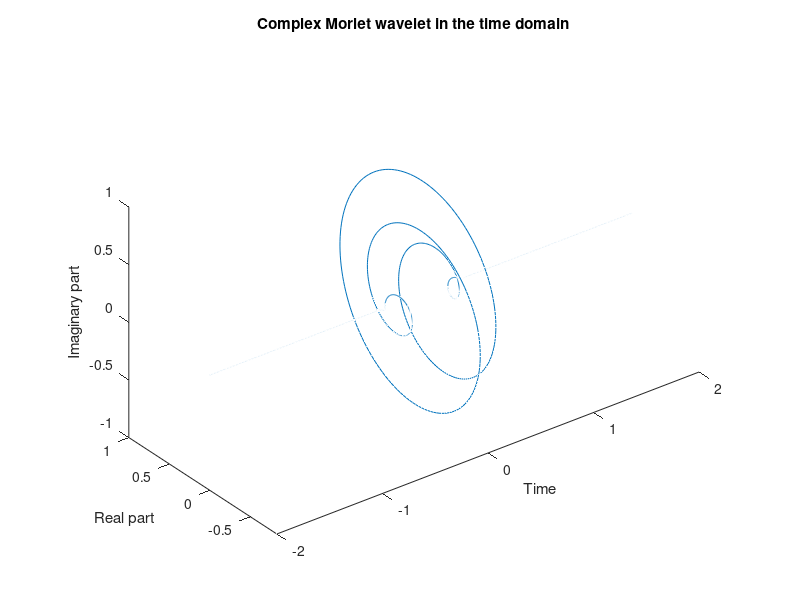
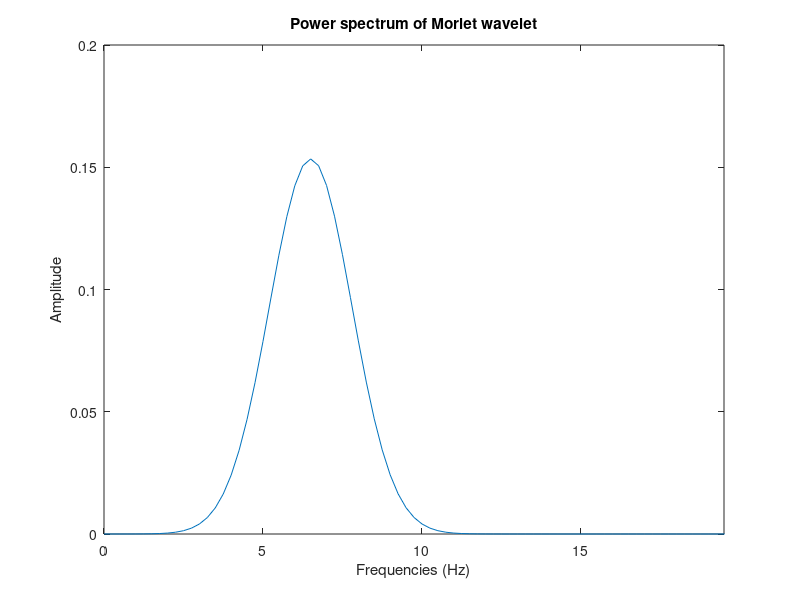
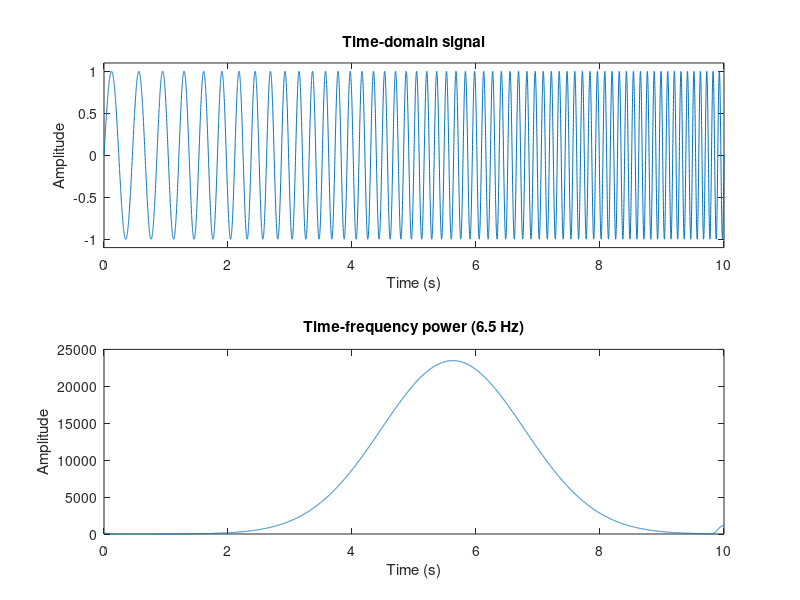
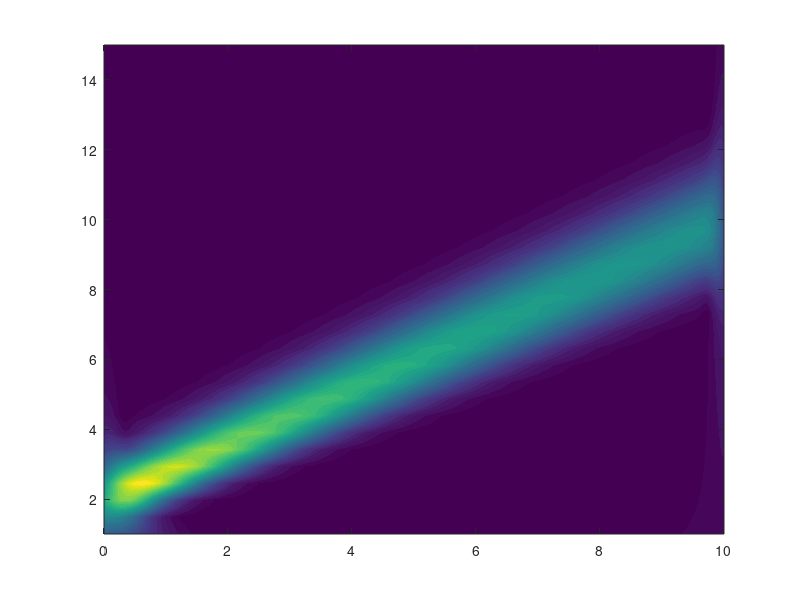

Reproduce these figures in MATLAB, in order. (Note: this script raises an error after producing the figures.)
%% Matlab for Brain and Cognitive Scientists
% Matlab code for Chapter 19
% Mike X Cohen
% 
% This code accompanies the book 
%      "Matlab for Brain and Cognitive Scientists" (MIT Press, 2017).
% Using the code without following the book may lead to confusion, 
% incorrect data analyses, and misinterpretations of results. 
% Mike X Cohen assumes no responsibility for incorrect use of this code. 

%% complex Morlet wavelet

srate = 1000;
wavtime = -2:1/srate:2;
frex = 6.5;
s = 5/(2*pi*frex);
csine = exp(2*1i*pi*frex*wavtime);
gaus = exp( -(wavtime.^2) / (2*s^2) );
cmw = csine .* gaus;

figure(1), clf
plot3(wavtime,real(cmw),imag(cmw))
xlabel('Time'), ylabel('Real part'), zlabel('Imaginary part')
axis image
title('Complex Morlet wavelet in the time domain')
rotate3d on


figure(2), clf
hz = linspace(0,srate/2,floor(length(wavtime)/2)+1);
cmwX = fft(cmw)/length(wavtime);
plot(hz,abs(cmwX(1:length(hz)))*2)
set(gca,'xlim',[0 frex*3])
xlabel('Frequencies (Hz)'), ylabel('Amplitude')
title('Power spectrum of Morlet wavelet')

%% Convolution!

% some signal parameters
sigtime = 0:1/srate:10;
n = length(sigtime);

% create a linear chirp
f  = [2 10];
ff = linspace(f(1),mean(f),n);
signal = sin(2*pi.*ff.*sigtime);

% convolution parameters
nData = length(sigtime);
nKern = length(wavtime);
nConv = nData+nKern-1;
nHfkn = floor(length(wavtime)/2)+1;

% the meat and potatoes of convolution
as = ifft( fft(cmw,nConv) .* fft(signal,nConv) );
as = as(nHfkn:end-nHfkn+1);


% plot the time-domain signal (chirp)
figure(3), clf
subplot(211)
plot(sigtime,signal)
set(gca,'ylim',[-1.1 1.1])
xlabel('Time (s)'), ylabel('Amplitude')
title('Time-domain signal')

% and the power time series at one frequency
subplot(212)
plot(sigtime,abs(as).^2)
xlabel('Time (s)'), ylabel('Amplitude')
title([ 'Time-frequency power (' num2str(frex) ' Hz)' ])

%% now a time-frequency plane

% new frequency parameters
nFrex = 30;
frex = linspace(1,15,nFrex);

% width of Gaussian
s = linspace(4,12,nFrex) ./ (2*pi.*frex);

% initialize output matrix
tf = zeros(nFrex,length(signal));

for fi=1:nFrex
    
    % Take the FFT of the signal.
    % Does it make sense to have this code *inside* the frequency loop?
    sigX = fft(signal,nConv);
    
    % create Morlet wavelet
    cmw = exp(  2*1i*pi*frex(fi)*wavtime + ...
              -(wavtime.^2)/(2*s(fi)^2) );
    
    % compute its FFT      
    cmwX = fft(cmw,nConv);
    
    % 'meat' of convolution
    as = ifft( sigX .* cmwX );
    tf(fi,:) = abs( as(nHfkn:end-nHfkn+1) )*2;
end

% and plot
figure(4), clf
contourf(sigtime,frex,tf,40,'linecolor','none')

%% check the frequency representation of the wavelets

figure(5), clf

% hz vector
hz = linspace(0,srate/2,floor(length(wavtime)/2)-1);

for fi=1:nFrex
    
    % create wavelet
    cmw = exp(  2*1i*pi*frex(fi)*wavtime - (wavtime.^2)/(2*s(fi)^2) );
    cmwX = fft(cmw,nConv);
    
    % plot wavelet and its power spectrum
    subplot(211), plot(real(cmw))
    subplot(212), plot(hz,2*abs(cmwX(1:length(hz))));
    
    title([ 'Frequency = ' num2str(frex(fi)) ])
    set(gca,'xlim',[0 80])
    pause % only the user can continue
end

%% try with real EEG data, and illustrate the timetrial

% load EEG data
load ../sampleEEGdata.mat

% create supertrial. What is the size of variable data
% in the next two lines? How could you recover the time-by-trials matrix?
data = squeeze(EEG.data(47,:,:));
data = reshape(data,1,[]);

% create wavelet
wavtime = -2:1/EEG.srate:2;
frex    = 6.5;
s       = 5/(2*pi*frex); % what is the number of cycles here?
csine   = exp(2*1i*pi*frex*wavtime);
gaus    = exp( -(wavtime.^2) / (2*s^2) );
cmw     = csine .* gaus;


% step 1: define convolution parameters
nData = length(data); % or: EEG.pnts*EEG.trials
nKern = length(wavtime);
nConv = nData+nKern-1;
nHfkn = floor(length(wavtime)/2)+1;

% step 2: take FFTs
dataX = fft(data,nConv);
cmwX  = fft(cmw,nConv);

% step 3: normalize kernel
cmwX  = cmwX./max(cmwX); % normalize to get the right units

% step 4: point-wise multiply and take iFFT
as = ifft( dataX.*cmwX );

% step 5: trim wings
as = as(nHfkn:end-nHfkn+1);

% step 5.5: check the size of variable as. Then try plotting it before reshape:
% plot3(1:length(as),real(as),imag(as))

% new step 6: reshape back to time-by-trials
as = reshape(as,EEG.pnts,EEG.trials);


% now plot!
figure(6), clf

subplot(211)
plot(EEG.times,abs(as)*2)
xlabel('Time (ms)'), ylabel('Power')
title([ 'Power at ' num2str(frex) ' Hz from all trials' ])

subplot(212)
plot(EEG.times,mean( abs(as)*2 ,2))
xlabel('Time (ms)'), ylabel('Power')
title([ 'Average power at ' num2str(frex) ' Hz over all trials' ])


% and plot ITPC
figure(7), clf

subplot(211)
plot(EEG.times,angle(as))
xlabel('Time (ms)'), ylabel('Phase angles (rad.)')
title([ 'Phase time series at ' num2str(frex) ' Hz from all trials' ])

subplot(212)
plot(EEG.times,abs( mean(exp(1i*angle(as)),2) ))
xlabel('Time (ms)'), ylabel('Phase clustering')
title([ 'Phase clustering time series at ' num2str(frex) ' Hz over trials' ])

%% edge effects in time-frequency analyses

srate = 1000;
sigtime = 0:1/srate:2;
signal = zeros(size(sigtime));
signal(dsearchn(sigtime',.6):dsearchn(sigtime',1.4)) = 1;

nData = length(sigtime);
nKern = length(wavtime);
nConv = nData+nKern-1;
nHfkn = floor(length(wavtime)/2)+1;

as = ifft( fft(cmw,nConv) .* fft(signal,nConv) );
as = as(nHfkn:end-nHfkn+1);


nFrex = 50;
frex  = linspace(1,srate/10,nFrex);
s     = linspace(4,12,nFrex) ./ (2*pi.*frex);
sigX  = fft(signal,nConv);
tf    = zeros(nFrex,length(signal));

for fi=1:nFrex
    
    % create Morlet wavelet
    cmw = exp(  2*1i*pi*frex(fi)*wavtime - (wavtime.^2)/(2*s(fi)^2) );
    
    % compute its FFT      
    cmwX = fft(cmw,nConv);
    cmwX = cmwX./max(cmwX);
    
    % 'meat' of convolution
    as = ifft( sigX .* cmwX );
    tf(fi,:) = abs( as(nHfkn:end-nHfkn+1) )*2;
end

figure(8), clf

subplot(211)
plot(sigtime,signal)
set(gca,'ylim',[-.05 1.05])

subplot(212)
contourf(sigtime,frex,tf,40,'linecolor','none')
set(gca,'clim',[0 .1])

%% reflection

t = -1:1/srate:3;
g = [ diff( exp(-t.^2/.1) ) 0];
reflex = [ g(end:-1:1) g g(end:-1:1) ];

figure(9),clf

% plot original signal
subplot(211)
plot(g)
set(gca,'xlim',[0 numel(reflex)]-numel(g))

% plot reflected signal
subplot(212)
plot(length(g)+1:2*length(g),g,'ko')
hold on
plot(reflex)
set(gca,'xlim',[0 numel(reflex)])
legend({'original';'reflected'})

%% short-time FFT

% re-create chirp signal
srate = 1000;
sigtime = 0:1/srate:10;
n = length(sigtime);

f  = [2 10];
ff = linspace(f(1),mean(f),n);
signal = sin(2*pi.*ff.*sigtime);



% STFFT parameters
fftWidth_ms = 1000; % FFT width in ms

% convert width from ms to indices
fftWidth = round(fftWidth_ms/(1000/srate)/2);
Ntimesteps = 50; % number of time widths
ct = round(linspace(fftWidth+1,n-fftWidth,Ntimesteps));

% figure out Hz vector for our FFT width
hz = linspace(0,srate/2,fftWidth-1);

hwin = .5*(1-cos(2*pi*(1:fftWidth*2)/ (fftWidth*2-1)));

tf = zeros(length(hz),length(ct));
for ti=1:length(ct)
    tdat = signal(ct(ti)-fftWidth:ct(ti)+fftWidth-1);
    x = fft(hwin.*tdat)/fftWidth;
    tf(:,ti) = 2*abs(x(1:length(hz)));
end


figure(9), clf
subplot(211), plot(sigtime,signal)
set(gca,'ylim',[-1.1 1.1])

subplot(212)
contourf(ct,hz,tf,10,'linecolor','none')
set(gca,'ylim',[0 max(f)*1.5],'clim',[0 1])

%% baseline normalization using dB

time = -2:1/100:5; % 100 Hz sampling rate
basetime = [-1.5 -.5];
baseidx = dsearchn(time',basetime');

mothersig = sin(2*pi*5* (time-3) )./(time-3);
mothersig(~isfinite(mothersig)) = max(mothersig);

figure(10), clf
subplot(311)
plot(time,mothersig)
xlabel('Time (s)'), ylabel('Amplitude')
title('"Mother" signal')


% create two children signals by adding different DC offsets
sig1 = mothersig + 2000;
sig2 = mothersig +  200;

% compute the average per signal
basePow1 = mean(sig1(:,baseidx(1):baseidx(2)),2);
basePow2 = mean(sig2(:,baseidx(1):baseidx(2)),2);

% dB-normalization
sig1DB = 10*log10( bsxfun(@rdivide,sig1,basePow1) );
sig2DB = 10*log10( bsxfun(@rdivide,sig2,basePow2) );

% plot the two signals in the same plot. Easy to compare them?
subplot(312)
plot(time,sig1,time,sig2)
xlabel('Time (sec.)'), ylabel('Raw amplitude')

% and show the normalized signals
subplot(313)
plot(time,sig1DB,time,sig2DB)
legend({'sig1';'sig2'})
xlabel('Time (sec.)'), ylabel('dB amplitude')
title('Normalized signals')

%% plotting time-domain response on top of TF plot

load sampleEEGdata.mat

% extract time-frequency power here...

%% produce a contour plot of TF data

figure(11), clf
contourf(EEG.times,frex,tf,40,'linecolor','none')
set(gca,'ydir','normal','xlim',[-300 1300],'clim',[-3 3])
xlabel('Time (ms)'), ylabel('Frequency (Hz)')

% now you can rescale the ERP (time-domain trial average)
erp = squeeze(mean(EEG.data(23,:,:),3));
erp = (erp-min(erp))./max(erp-min(erp));
yscale = get(gca,'ylim');
erp = erp*(yscale(2)-yscale(1))+yscale(1);

hold on
plot(EEG.times,erp,'k','linew',2)

%% end.
